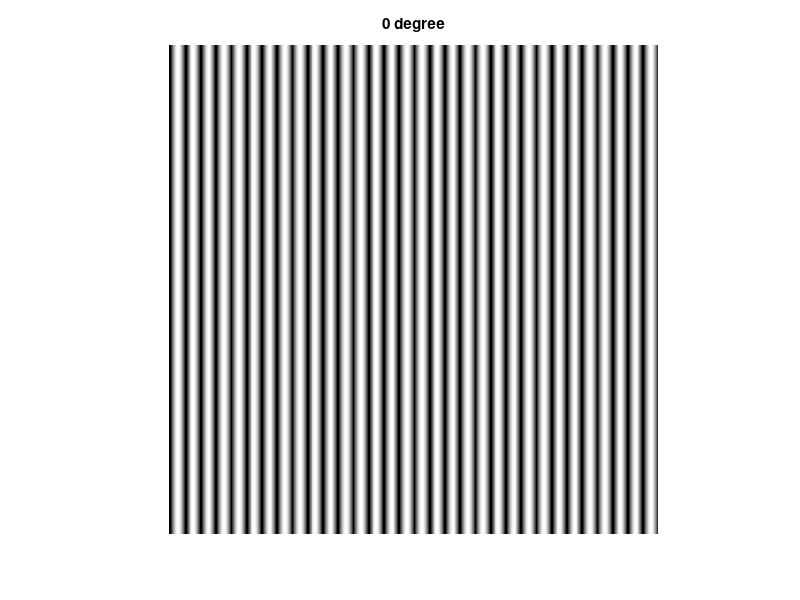
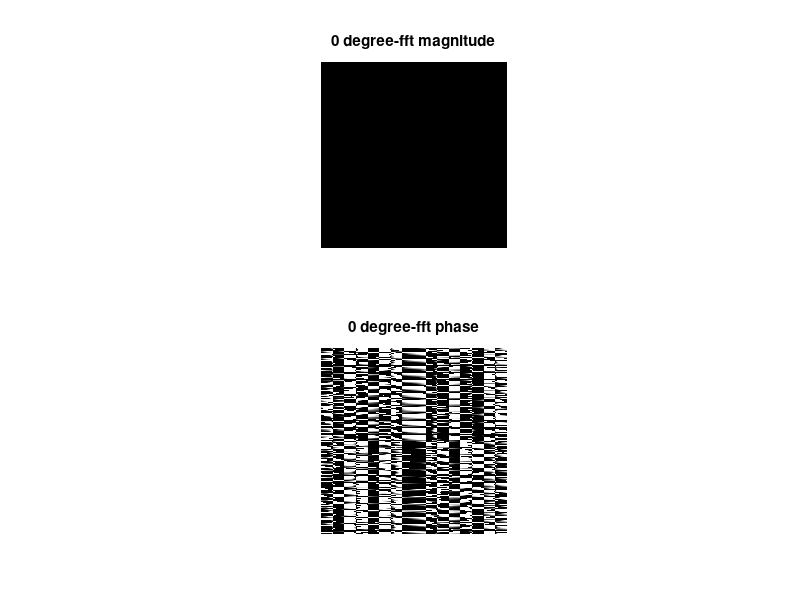
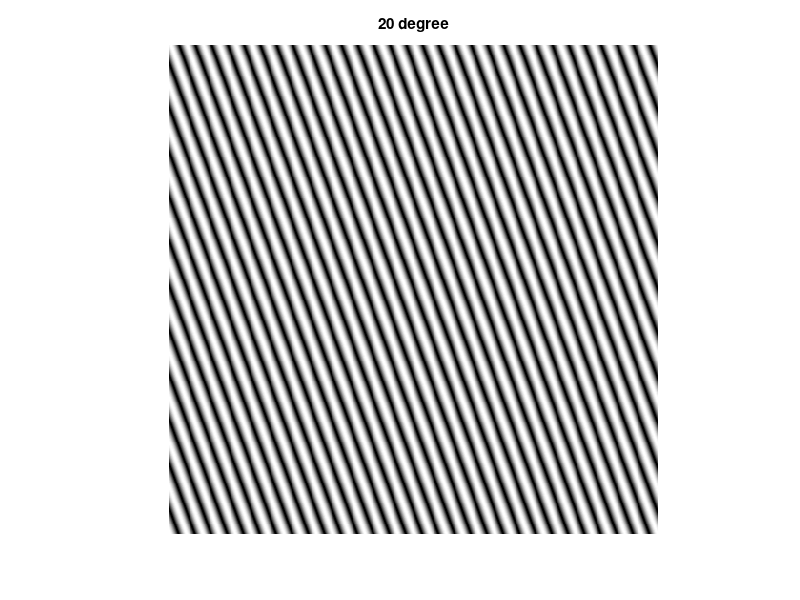
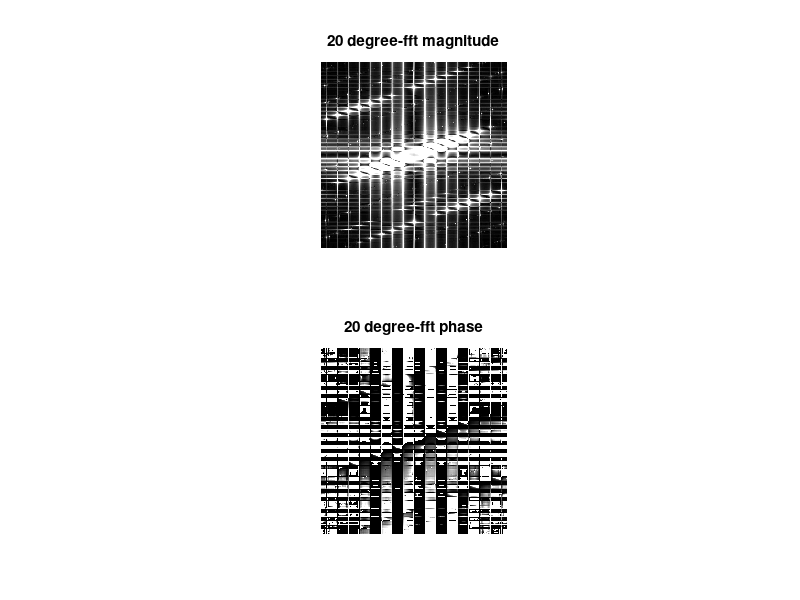

Here is the MATLAB script that generated these plots, in order:
clc;
clear all;

im = repmat(sin(linspace(0,pi,16)),[1024, 64]);
img = imcrop(im,[256,256,512,512]);
ft = fftshift(fft2(img));

img20 = imcrop(imrotate(im,20,'bilinear','crop'),[256,256,512,512]);
ft20 = fftshift(fft2(img20));

img45 = imcrop(imrotate(im,45,'bilinear','crop'),[256,256,512,512]);
ft45 = fftshift(fft2(img45));

img90 = imcrop(imrotate(im,90,'bilinear','crop'),[256,256,512,512]);
ft90 = fftshift(fft2(img90));

img135 = imcrop(imrotate(im,135,'bilinear','crop'),[256,256,512,512]);
ft135 = fftshift(fft2(img135));

figure,
imshow(img),title('0 degree')

figure,
subplot(2,1,1);
imshow(log(1+abs(ft))),title('0 degree-fft magnitude')
subplot(2,1,2);
imshow(angle(ft)),title('0 degree-fft phase')

figure,
imshow(img20),title('20 degree')
figure,
subplot(2,1,1);
imshow(log(1+abs(ft20))),title('20 degree-fft magnitude')
subplot(2,1,2);
imshow(angle(ft20)),title('20 degree-fft phase')


figure,
imshow(img45),title('45 degree')
figure,
subplot(2,1,1);
imshow(log(1+abs(ft45))),title('45 degree-fft magnitude')
subplot(2,1,2);
imshow(angle(ft45)),title('45 degree-fft phase')


figure,
imshow(img90),title('90 degree')
figure,
subplot(2,1,1);
imshow(log(1+abs(ft90))),title('90 degree-fft magnitude')
subplot(2,1,2);
imshow(angle(ft90)),title('90 degree-fft phase')

figure,
imshow(img135),title('135 degree')
figure,
subplot(2,1,1);
imshow(log(1+abs(ft135))),title('135 degree-fft magnitude')
subplot(2,1,2);
imshow(angle(ft135)),title('135 degree-fft phase')



